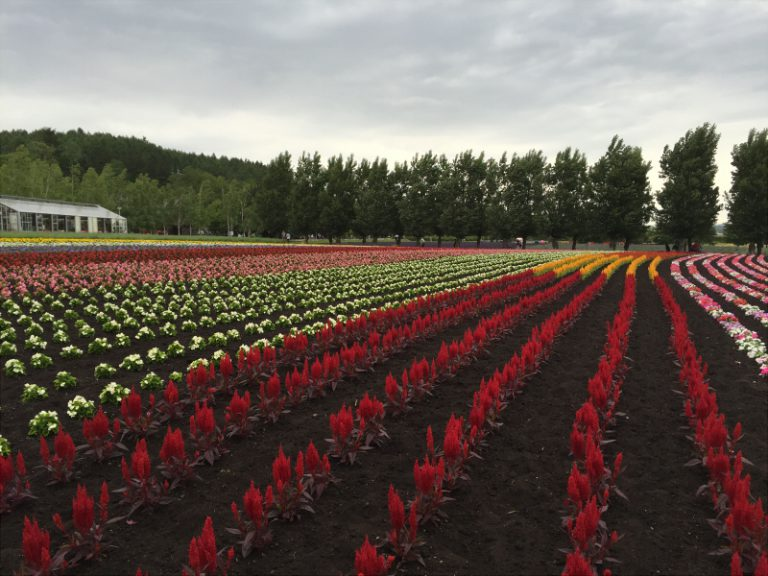
//> input picture media/input.jpg, 768 x 576 px
$ ./cv18   (built with g++ and OpenCV 4)
//> lines starting //> are read from the running program, lines starting //| are printed output that depends on the picture; after the words box and inside, x2 and y2 are one past the last pixel; in counts of white or black regions, pixels touching at a corner belong together
#include <iostream>
#include <opencv2/highgui/highgui.hpp>
#include <opencv2/imgproc/imgproc.hpp>
using namespace std;
using namespace cv;

// 抽出する画像の輝度値の範囲を指定
#define H_MAX 180
#define H_MIN 160
#define S_MAX 255
#define S_MIN 50
#define V_MAX 255
#define V_MIN 50

// メイン関数
int main(void)
{
	// 入力画像名(ファイルパス)
	string input_filename = "../media/input.jpg";

	// 画像を3チャンネル(BGR)で読み込む
	Mat input_image_rgb = imread(input_filename, CV_LOAD_IMAGE_COLOR);
//> input_image_rgb is the input picture: 576 rows x 768 cols, CV_8UC3; mean B, G, R 84.4, 92.2, 104.6
	if (input_image_rgb.empty()) {
		cerr << "入力画像が見つかりません" << endl;
		return -1;
	}

	// 表示して確認
	namedWindow("input_RGB");
	imshow("input_RGB", input_image_rgb);

	// BGRからHSVへ変換
	Mat hsv_image, mask_image, output_image;
	cvtColor(input_image_rgb, hsv_image, CV_BGR2HSV, 3);
//> hsv_image: 576 rows x 768 cols, CV_8UC3; mean H, S, V 53.5, 78.7, 107.2

	// HSV変換した画像を表示して確認
	namedWindow("input_HSV");
	imshow("input_HSV", hsv_image);
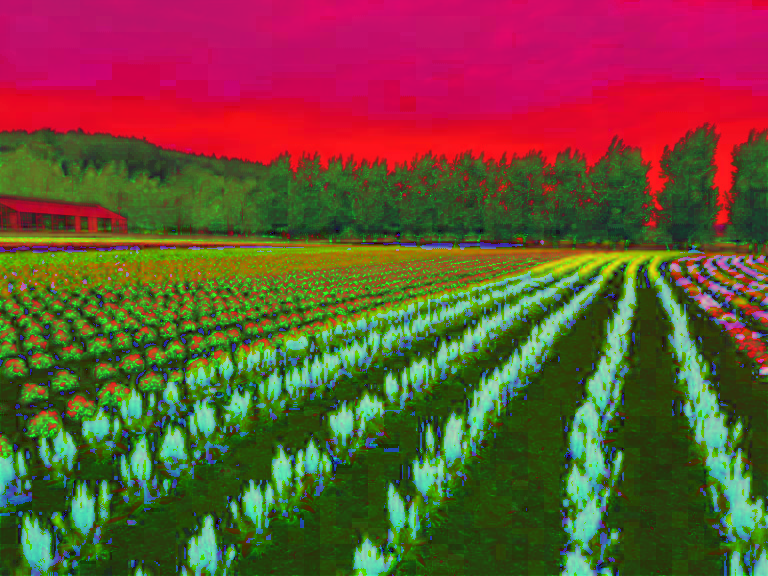
//> window 'input_HSV': 576 rows x 768 cols, CV_8UC3; mean B, G, R 53.5, 78.7, 107.2
	imwrite("../media/hsv.jpg", hsv_image);

	// inRangeを用いてフィルタリング
	Scalar s_min = Scalar(H_MIN, S_MIN, V_MIN);
	Scalar s_max = Scalar(H_MAX, S_MAX, V_MAX);
	inRange(hsv_image, s_min, s_max, mask_image);
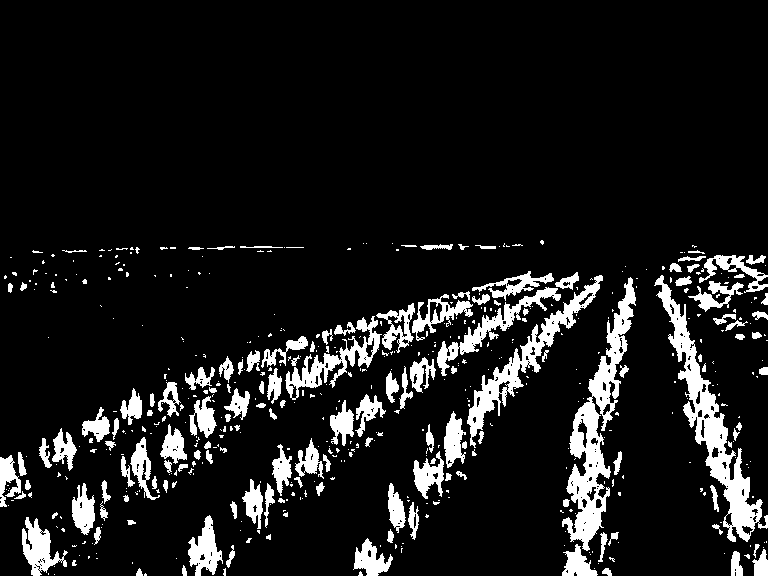
//> mask_image: 576 rows x 768 cols, CV_8UC1; 10.6% white; 526 white regions (381 under 20 px), largest, box (x1, y1, x2, y2) and area: (562, 277, 636, 551) 5693, (654, 275, 768, 542) 5537, (467, 275, 603, 448) 3312

	// マスク画像を表示
	namedWindow("mask");
	imshow("mask", mask_image);
	imwrite("../media/mask.jpg", mask_image);

	Mat element = Mat::ones(3,3,CV_8UC1);
        Mat mask2;
        dilate(mask_image, mask2, element, Point(-1,-1), 1);
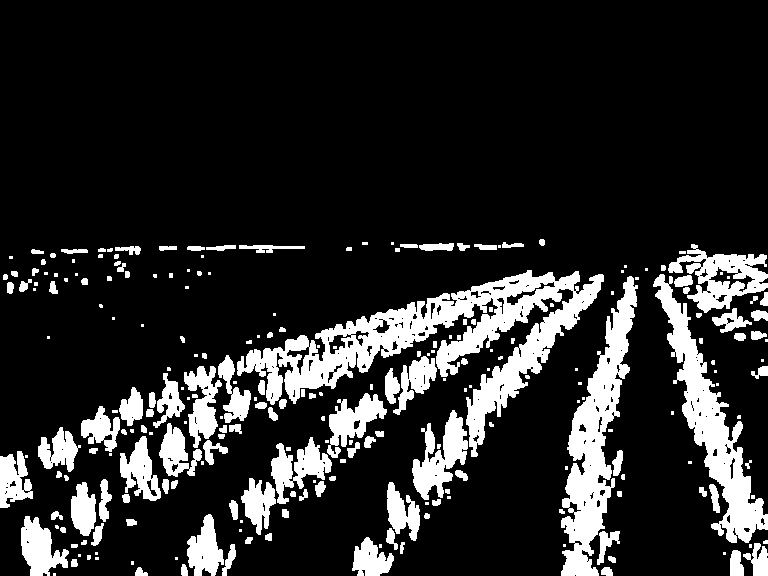
//> mask2: 576 rows x 768 cols, CV_8UC1; 16.3% white; 243 white regions (96 under 20 px)

	imshow("mask2", mask2);

	// マスクを基に入力画像をフィルタリング
	input_image_rgb.copyTo(output_image, mask2);
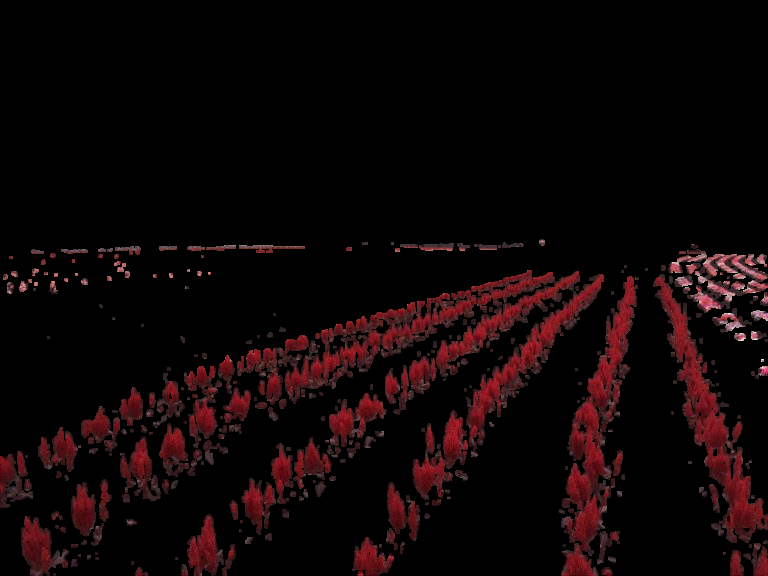
//> output_image: 576 rows x 768 cols, CV_8UC3; mean B, G, R 6, 5.4, 15.1

	vector<vector<Point> > contours;
	findContours(mask2, contours, CV_RETR_EXTERNAL, CV_CHAIN_APPROX_NONE);
//> contours = 240 contours, 134 with area under 20; largest, box (x1, y1, x2, y2) and area: (237, 270, 604, 457) 17958, (561, 276, 638, 576) 8395, (653, 274, 768, 543) 7484, (668, 244, 768, 313) 3226, (412, 410, 468, 500) 2214

	double max_area=0;
	int max_area_contour=-1;

	for(int j=0;j<contours.size();j++){
		double area=contourArea(contours.at(j));
		if(max_area<area){
			max_area = area;
			max_area_contour = j;
		}
	}
//> this loop made 240 passes
//> (area, max_area) on passes 2, 14, 20, 24, 35, 82, 102, 189, 204: (71, 71), (263.5, 263.5), (408, 408), (934.5, 934.5), (1531, 1531), (1635.5, 1635.5), (2213.5, 2213.5), (8395, 8395), (17958.5, 17958.5)
//> area on passes 3, 4, 6, 9, 18, 21: 59, 54.5, 36.5, 31.5, 160, 27
//> after the loop, max_area = 17958.5; max_area_contour = 203

	int count=contours.at(max_area_contour).size();
//> count = 2553
	double x=0;
	double y=0;

	for(int k=0;k<count;k++){
		x+=contours.at(max_area_contour).at(k).x;
		y+=contours.at(max_area_contour).at(k).y;
	}
//> this loop made 2553 passes
//> (x, y) on passes 1 to 3: (527, 270), (1054, 541), (1580, 813)
//> after the loop, x = 1115825; y = 878037

	x/=count;
//> x = 437.1
	y/=count;
//> y = 343.9

	vector<vector<Point> > contours_subset;
	contours_subset.push_back(contours.at(max_area_contour));
//> contours_subset = 1 contour; box (x1, y1, x2, y2) and area: (237, 270, 604, 457) 17958

	drawContours(output_image, contours_subset, -1, Scalar(0,255,0), -1);

	circle(output_image, Point(x,y), 100, Scalar(255,0,0), 3, 4);
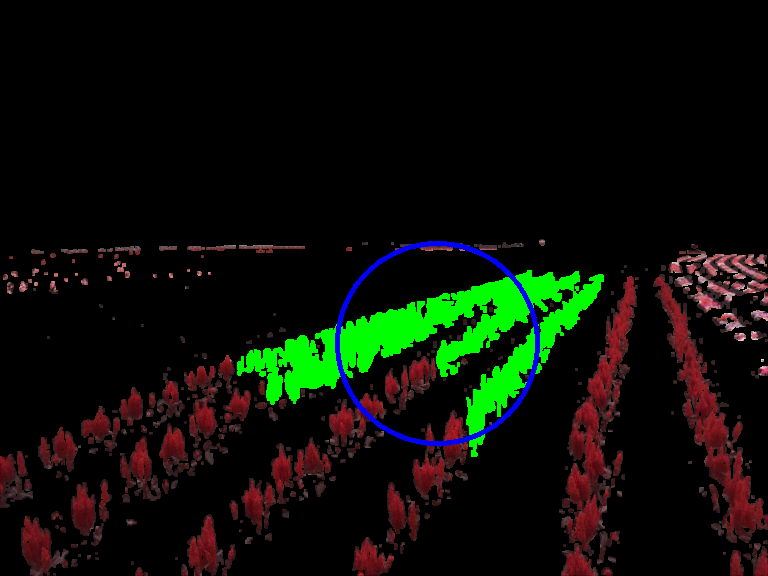
//> output_image: 576 rows x 768 cols, CV_8UC3; mean B, G, R 6.3, 14.7, 11.1

	// 結果の表示と保存
	namedWindow("output");
	imshow("output", output_image);
	imwrite("../media/output.jpg", output_image);
	waitKey(0);

	return 0;
}
